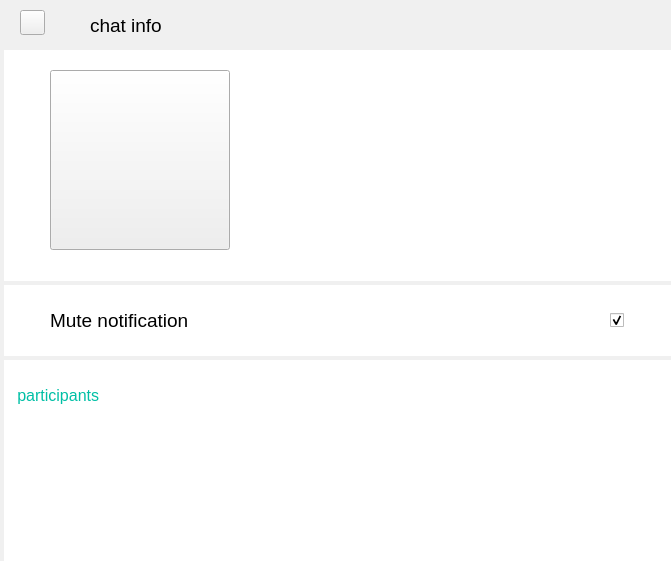
   <widget class="QFrame" name="chat_info_FRM">
    <property name="geometry">
     <rect>
      <x>1060</x>
      <y>0</y>
      <width>671</width>
      <height>561</height>
     </rect>
    </property>
    <property name="focusPolicy">
     <enum>Qt::NoFocus</enum>
    </property>
    <property name="frameShape">
     <enum>QFrame::NoFrame</enum>
    </property>
    <property name="frameShadow">
     <enum>QFrame::Raised</enum>
    </property>
    <widget class="QLabel" name="label_15">
     <property name="geometry">
      <rect>
       <x>0</x>
       <y>0</y>
       <width>681</width>
       <height>51</height>
      </rect>
     </property>
     <property name="styleSheet">
      <string notr="true">background-color: rgb(240, 240, 240);</string>
     </property>
     <property name="text">
      <string/>
     </property>
    </widget>
    <widget class="QPushButton" name="pushButton_3">
     <property name="geometry">
      <rect>
       <x>20</x>
       <y>10</y>
       <width>25</width>
       <height>25</height>
      </rect>
     </property>
     <property name="cursor">
      <cursorShape>PointingHandCursor</cursorShape>
     </property>
     <property name="text">
      <string/>
     </property>
     <property name="iconSize">
      <size>
       <width>15</width>
       <height>15</height>
      </size>
     </property>
     <property name="flat">
      <bool>false</bool>
     </property>
    </widget>
    <widget class="QLabel" name="label_16">
     <property name="geometry">
      <rect>
       <x>90</x>
       <y>10</y>
       <width>101</width>
       <height>31</height>
      </rect>
     </property>
     <property name="styleSheet">
      <string notr="true">background-color: rgb(240, 240, 240);</string>
     </property>
     <property name="text">
      <string>&lt;html&gt;&lt;head/&gt;&lt;body&gt;&lt;p&gt;&lt;span style=&quot; font-size:14pt;&quot;&gt;chat info&lt;/span&gt;&lt;/p&gt;&lt;/body&gt;&lt;/html&gt;</string>
     </property>
    </widget>
    <widget class="QLabel" name="label_18">
     <property name="geometry">
      <rect>
       <x>4</x>
       <y>285</y>
       <width>691</width>
       <height>71</height>
      </rect>
     </property>
     <property name="styleSheet">
      <string notr="true">background-color: rgb(255, 255, 255);</string>
     </property>
     <property name="text">
      <string/>
     </property>
    </widget>
    <widget class="QLabel" name="label_19">
     <property name="geometry">
      <rect>
       <x>50</x>
       <y>305</y>
       <width>251</width>
       <height>31</height>
      </rect>
     </property>
     <property name="text">
      <string>&lt;html&gt;&lt;head/&gt;&lt;body&gt;&lt;p&gt;&lt;span style=&quot; font-size:14pt;&quot;&gt;Mute notification&lt;/span&gt;&lt;/p&gt;&lt;/body&gt;&lt;/html&gt;</string>
     </property>
    </widget>
    <widget class="QCheckBox" name="checkBox">
     <property name="geometry">
      <rect>
       <x>610</x>
       <y>310</y>
       <width>16</width>
       <height>21</height>
      </rect>
     </property>
     <property name="baseSize">
      <size>
       <width>0</width>
       <height>0</height>
      </size>
     </property>
     <property name="cursor">
      <cursorShape>PointingHandCursor</cursorShape>
     </property>
     <property name="toolTip">
      <string>Mute</string>
     </property>
     <property name="text">
      <string/>
     </property>
     <property name="iconSize">
      <size>
       <width>30</width>
       <height>30</height>
      </size>
     </property>
     <property name="checked">
      <bool>true</bool>
     </property>
    </widget>
    <widget class="QLabel" name="label_20">
     <property name="geometry">
      <rect>
       <x>0</x>
       <y>50</y>
       <width>671</width>
       <height>511</height>
      </rect>
     </property>
     <property name="styleSheet">
      <string notr="true">background-color: rgb(240, 240, 240);</string>
     </property>
     <property name="text">
      <string/>
     </property>
    </widget>
    <widget class="QLabel" name="label_21">
     <property name="geometry">
      <rect>
       <x>4</x>
       <y>50</y>
       <width>671</width>
       <height>231</height>
      </rect>
     </property>
     <property name="styleSheet">
      <string notr="true">background-color: rgb(255, 255, 255);</string>
     </property>
     <property name="text">
      <string/>
     </property>
    </widget>
    <widget class="QLabel" name="label_22">
     <property name="geometry">
      <rect>
       <x>4</x>
       <y>360</y>
       <width>671</width>
       <height>201</height>
      </rect>
     </property>
     <property name="styleSheet">
      <string notr="true">background-color: rgb(255, 255, 255);</string>
     </property>
     <property name="text">
      <string>&lt;html&gt;&lt;head/&gt;&lt;body&gt;&lt;p&gt;&lt;span style=&quot; color:#ffffff; vertical-align:sub;&quot;&gt;0&lt;/span&gt;&lt;/p&gt;&lt;p&gt;&lt;span style=&quot; font-size:12pt; color:#ffffff;&quot;&gt;0 &lt;/span&gt;&lt;span style=&quot; font-size:12pt; color:#00bfa5;&quot;&gt;   participants &lt;/span&gt;&lt;/p&gt;&lt;/body&gt;&lt;/html&gt;</string>
     </property>
     <property name="alignment">
      <set>Qt::AlignLeading|Qt::AlignLeft|Qt::AlignTop</set>
     </property>
    </widget>
    <widget class="QPushButton" name="profile_LBL_2">
     <property name="geometry">
      <rect>
       <x>50</x>
       <y>70</y>
       <width>180</width>
       <height>180</height>
      </rect>
     </property>
     <property name="cursor">
      <cursorShape>PointingHandCursor</cursorShape>
     </property>
     <property name="text">
      <string/>
     </property>
     <property name="iconSize">
      <size>
       <width>179</width>
       <height>179</height>
      </size>
     </property>
    </widget>
    <widget class="QLabel" name="label_17">
     <property name="geometry">
      <rect>
       <x>250</x>
       <y>70</y>
       <width>411</width>
       <height>91</height>
      </rect>
     </property>
     <property name="font">
      <font>
       <family>Sahadeva</family>
       <pointsize>11</pointsize>
       <weight>50</weight>
       <italic>false</italic>
       <bold>false</bold>
      </font>
     </property>
     <property name="text">
      <string/>
     </property>
     <property name="alignment">
      <set>Qt::AlignLeading|Qt::AlignLeft|Qt::AlignVCenter</set>
     </property>
    </widget>
    <widget class="QLabel" name="label_23">
     <property name="geometry">
      <rect>
       <x>260</x>
       <y>150</y>
       <width>381</width>
       <height>91</height>
      </rect>
     </property>
     <property name="text">
      <string/>
     </property>
     <property name="alignment">
      <set>Qt::AlignLeading|Qt::AlignLeft|Qt::AlignTop</set>
     </property>
    </widget>
    <widget class="QListWidget" name="listWidget_2">
     <property name="geometry">
      <rect>
       <x>44</x>
       <y>420</y>
       <width>631</width>
       <height>141</height>
      </rect>
     </property>
     <property name="font">
      <font>
       <family>Chilanka</family>
       <pointsize>14</pointsize>
       <weight>50</weight>
       <italic>false</italic>
       <bold>false</bold>
      </font>
     </property>
     <property name="cursor" stdset="0">
      <cursorShape>PointingHandCursor</cursorShape>
     </property>
     <property name="focusPolicy">
      <enum>Qt::NoFocus</enum>
     </property>
     <property name="frameShape">
      <enum>QFrame::NoFrame</enum>
     </property>
     <property name="sizeAdjustPolicy">
      <enum>QAbstractScrollArea::AdjustToContentsOnFirstShow</enum>
     </property>
     <property name="tabKeyNavigation">
      <bool>false</bool>
     </property>
     <property name="selectionMode">
      <enum>QAbstractItemView::SingleSelection</enum>
     </property>
     <property name="selectionBehavior">
      <enum>QAbstractItemView::SelectItems</enum>
     </property>
     <property name="iconSize">
      <size>
       <width>40</width>
       <height>40</height>
      </size>
     </property>
     <property name="textElideMode">
      <enum>Qt::ElideRight</enum>
     </property>
     <property name="verticalScrollMode">
      <enum>QAbstractItemView::ScrollPerItem</enum>
     </property>
     <property name="movement">
      <enum>QListView::Static</enum>
     </property>
     <property name="spacing">
      <number>5</number>
     </property>
     <property name="viewMode">
      <enum>QListView::ListMode</enum>
     </property>
    </widget>
    <zorder>label_20</zorder>
    <zorder>label_15</zorder>
    <zorder>pushButton_3</zorder>
    <zorder>label_16</zorder>
    <zorder>label_18</zorder>
    <zorder>label_19</zorder>
    <zorder>checkBox</zorder>
    <zorder>label_21</zorder>
    <zorder>profile_LBL_2</zorder>
    <zorder>label_17</zorder>
    <zorder>label_23</zorder>
    <zorder>label_22</zorder>
    <zorder>listWidget_2</zorder>
   </widget>
